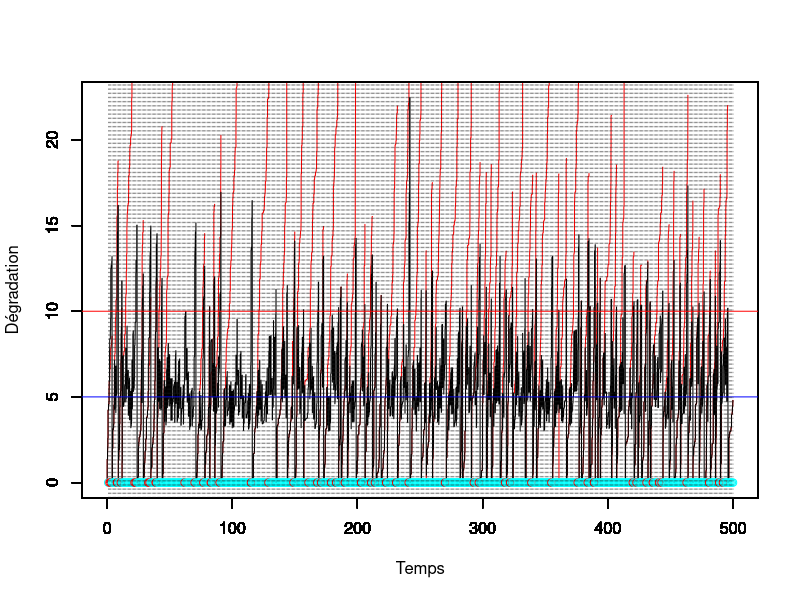
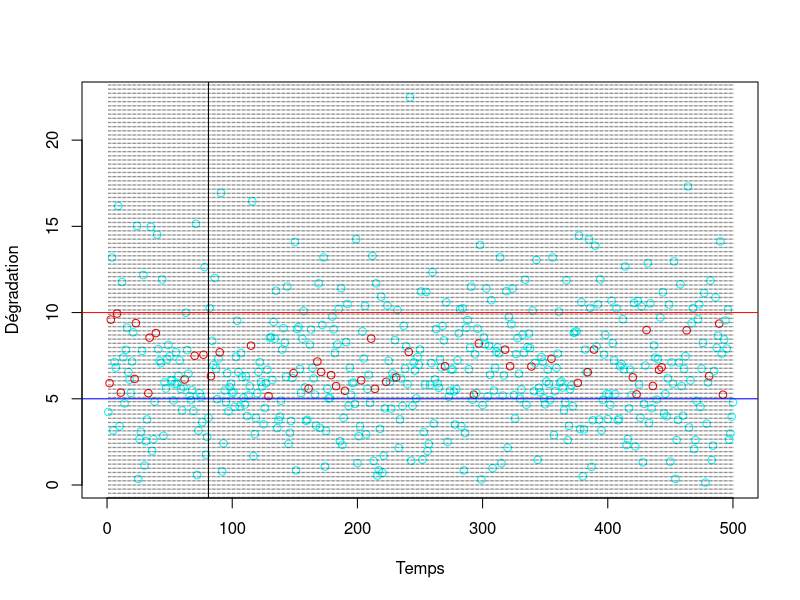

Source code (R) for these figures, in order: (Note: this script raises an error after producing the figures.)
#### Programme de simulation lorsqu'on observe uniquement la dégradation juste avant l'inspection
#### avec deux effets de la maintenance :
#### ARD inf avec rho in [0,1] avec proba p
#### ARD inf avec rho' pour les réparations néfastes avec proba 1-p

#############################
#############################
### PREPARATION DU SCRIPT ###
#############################
#############################

# Nettoyage
rm(list = ls())

# Chargement des packages
library(ggplot2)
library(tidyverse)

##################
##################
### PARAMETRES ###
##################
##################

# Intervalle inter-inspection
tau <- 1 
# Paramètre ARDinf pour les maintenances efficaces (avec proba p)
rho <- 0.4 
# Paramètre ARDinf pour les maintenances néfastes (avec proba 1-p)
rho_w <- 0.3 
# Proba que la maintenance préventive soit efficace
p <- 0.8 
# Seuil pour MP
L <- 5 
# Seuil pour MC
M <- 10 

# Paramètre de forme de Gamma a = alpha (t)^beta
alpha <- 2
# Paramètre de forme  de Gamma
beta <- 1 
# Paramètre d'échelle du Gamma
b <- 1.5   

# Vecteur des paramètres à estimer
theta <-c(alpha, beta, b, rho, rho_w, p)

###################################################################
###################################################################
### SIMULATION D'UN PROCESSUS JUSQU'A UN HORIZON DE TEMPS DONNE ###
###################################################################
###################################################################

# Fenêtre d'observation du processus
tps.final <- 500 
# Pas de temps pour la simulation
pas <- 0.01 
# Vecteur des instants de simulation
temps <- seq(from = 0,to = tps.final,by = pas)
n <- length(temps)

# Initialisation du nb de cycle de renouvellement
id.newcycle <- FALSE 

# Lombre d'inspections max pendant la fenêtre d'observation
nb.inspections <- floor(tps.final/tau) 

# Temps des inspections (t_i dans le papier)
temps.insp <-temps[tau/pas*(1:nb.inspections)+1] 

# Données observées (pendant les inspections, à t_j^-)
obs <- vector(mode = "numeric", length = nb.inspections)
# Données non observées : 1 si PM efficace, 0 si worse
vect.b <- rep(x = 1, times = nb.inspections) 
# Données observées : 1 si renouvellement
Delta.P <-rep(x = 0, times = nb.inspections) 

# Indicateur prochaine inspection
j <- 1 
# Identifier le j où nouveau cycle
j.newcycle <- 0
# Compteur de cycles
nb.cycles <- 1 

# Processus Gamma simulé : nb.lignes = nb.cycles
x <- matrix(nrow = nb.inspections, ncol = n) 
# Initialisation du processus Gamma = 0 à t = 0
x[nb.cycles,1] <- 0     
for(i in 2:n){
  x[nb.cycles, i] = x[nb.cycles, i-1] + rgamma(1,scale = b, shape = alpha*(temps[i]^beta-temps[i-1]^beta))
}
# Processus Gamma maintenu
y <- vector(mode = "numeric", length = n) 
# Processus Gamma maintenu
y.tilde <- vector(mode = "numeric", length = n) 
y[1] <- 0
y.tilde[1] <- 0

while (j <= nb.inspections) {
  # Boucle sur un cycle de renouvellement
  if (id.newcycle){
    # On resimule un x depuis 0
    # Initialisation du processus Gamma = 0 à t=0
    x[nb.cycles,1] = 0     
    for(i in 2:n){
      x[nb.cycles,i] = x[nb.cycles,i-1] + 
        rgamma(n = 1, scale = b, shape = alpha*(temps[i]^beta-temps[i-1]^beta))
    }
    id.newcycle <- FALSE
  }
  
  y.tilde[((j-1)*tau/pas+2):(j*(tau/pas)+1)] <-
    y[((j-1)*tau/pas+2):(j*(tau/pas)+1)]<-y[(j-1)*tau/pas+1] + 
    x[nb.cycles,((j-j.newcycle-1)*tau/pas+2):((j-j.newcycle)*(tau/pas)+1)] - 
    x[nb.cycles,(j-j.newcycle-1)*tau/pas+1]
  
  # Etat de dégradation à l'inspection (t_j^-)
  obs[j] <- y[j*tau/pas+1] 
  
  if (obs[j] < L) {
    print("no action")
  } else {
    if (obs[j]<M) {
      u <- runif(n = 1)
      if (u>p) vect.b[j] <- 0
      ifelse(u<=p, y[j*tau/pas+1] <- (1-rho)*y[j*tau/pas+1], y[j*tau/pas+1] <- (1+rho_w)*y[j*tau/pas+1])
       # on écrase (ARD infini)
    } else {
      y[j*tau/pas+1] <- 0
      id.newcycle <- TRUE
      j.newcycle <- j
      nb.cycles <- nb.cycles+1
      Delta.P[j] <- 1
    }
  }
  j <- j+1
}

# Indicatrice u_i
vect.u <- (obs<M)*(obs>L) 

#df <- data.frame(temps,x,y)
#mygraph <- ggplot(df,aes(x = temps)) +  
#  geom_line(aes(y = y), color = "darkred") +
#  geom_line(aes(y = x), color="steelblue", linetype="twodash") +
#  geom_abline(slope = 0,intercept = L,color="blue") +
#  geom_abline(slope = 0,intercept = M,color="red")

temps.cycle <- c(0, tau*which(obs>M), tps.final)
indice.temps.cycle <- c(1, tau/pas*(which(obs>M))+1, length(temps))

for (k in 1:nb.cycles){
  plot(x = temps[indice.temps.cycle[k]:indice.temps.cycle[k+1]], 
       y = x[k,1:(indice.temps.cycle[k+1]-indice.temps.cycle[k]+1)],
       col = "red", type = "l", ylim = c(0,max(y.tilde)), xlim = c(0,tps.final), xlab = "", ylab = "")
  par(new = TRUE)
}
plot(x = temps, y = y.tilde, type = "l", ylim = c(0,max(y.tilde)), xlim = c(0,tps.final), ylab = "",
     xlab = "")

par(new = TRUE)
vect.b.fact <- factor(vect.b)
mescouleurs <- rainbow(length(levels(vect.b.fact)))
plot(x = tau*(1:nb.inspections), y = numeric(length = nb.inspections), ylim = c(0,max(y.tilde)),
     type = "p", xlim = c(0,tps.final), xlab = "Temps", ylab = "Dégradation",
     col = mescouleurs[vect.b.fact])
abline(h = L, col = "blue")
abline(h = M, col = "red")
abline(v = tau*(1:nb.inspections), lty = 3, col = grey(0.1), lwd = 0.45)

vect.b.fact <- factor(vect.b)
mescouleurs <- rainbow(length(levels(vect.b.fact)))
plot(x = 1:nb.inspections, y = obs, type = "p", xlim = c(0,tps.final), xlab = "Temps",
     ylab = "Dégradation", col = mescouleurs[vect.b.fact])
abline(h = L, col = "blue")
abline(h = M, col = "red")
abline(v = tau*(1:nb.inspections), lty =3, col = grey(0.1), lwd = 0.45)
abline(v = 81)

###########################################
###########################################
### ESTIMATION DES PARAMETRES : ALGO EM ###
###########################################
###########################################

# Nombre d'itérations
K <- 50

# Initialisation des paramètres
hat.theta<-matrix(nrow = K+1, ncol = 6)
#hat.theta[1,] <- c(1.2,1.1,1.5,0.2,0.2,0.5) # (alpha,beta,b,rho,rho^\prime,p)
hat.theta[1,] <- theta

# On ne définit les p.tildes[i] que lorsque u_{i-1}=1 
ind.u <- which(vect.u[1:(nb.inspections-1)] == 1)

# Indice intervenant dans les sommes (i.e tel que u_{i-1}=1)
ind.i.u <- rep(x = 0, times = nb.inspections)
ind.i.u[ind.u+1] <- 1

# Indice i lorsque Delta_{i-1}=1
ind.Delta <- which(Delta.P == 1)

ind.i.Delta <- rep(x = 0, times = nb.inspections)
ind.i.Delta[ind.Delta+1] <- 1

# Définition des y_{t_{i-1}}
obs.pre <- c(0, obs[1:(nb.inspections-1)])*(1-ind.i.Delta)

temps.insp.pre <- c(0, temps.insp[1:(nb.inspections-1)])

data <- data.frame(temps.insp, temps.insp.pre, obs, obs.pre, vect.u, vect.b, ind.i.u, Delta.P, ind.i.Delta)

# On ne garde que les y_i tq u_{i-1}=1
data1 <- filter(data, ind.i.u == 1) 
#data0 <- filter(data,ind.i.u==0)

delta <- hat.theta[1,1]*(data$temps.insp^hat.theta[1,2]-data$temps.insp.pre^hat.theta[1,2])

#p.tilde <- (hat.theta[1,6]*dgamma(obs-(1-c(0,Delta.P[1:(nb.inspections-1)]))*(1-hat.theta[1,4])^(c(0,vect.u[1:(nb.inspections-1)]))*c(0,obs[1:(nb.inspections-1)]),delta,rate=hat.theta[1,3]))/(hat.theta[1,6]*dgamma(obs-(1-c(0,Delta.P[1:(nb.inspections-1)]))*(1-hat.theta[1,4])^(c(0,vect.u[1:(nb.inspections-1)]))*c(0,obs[1:(nb.inspections-1)]),delta,rate=hat.theta[1,3])+(1-hat.theta[1,6])*dgamma(obs-(1-c(0,Delta.P[(nb.inspections-1)]))*(1+hat.theta[1,5])^(c(0,vect.u[1:(nb.inspections-1)]))*c(0,obs[1:(nb.inspections-1)]),delta,rate=hat.theta[1,3]))
# p.tilde uniquement défini lorsque u_{i-1}=1
p.tilde <- ifelse(data1$obs/data1$obs.pre<=1, 1, 
                  (hat.theta[1,6]*dgamma(data$obs[ind.i.u==1]-(1-hat.theta[1,4])*data$obs.pre[ind.i.u==1],delta[ind.i.u==1],rate=hat.theta[1,3]))/(hat.theta[1,6]*dgamma(data$obs[ind.i.u==1]-(1-hat.theta[1,4])*data$obs.pre[ind.i.u==1],delta[ind.i.u==1],rate=hat.theta[1,3])+(1-hat.theta[1,6])*dgamma(data$obs[ind.i.u==1]-(1+hat.theta[1,5])*data$obs.pre[ind.i.u==1],delta[ind.i.u==1],rate=hat.theta[1,3])))

data.temp <- data.frame(data1, p.tilde)
data1.rhow <- filter(data.temp, p.tilde<1)

# Définition de la borne inf pour rho
lower.rho <- max(1-data1$obs/data1$obs.pre)

# Définition de la borne sup pour rhow en enlevant les cas où p.tilde = 1
upper.rhow <- min(data1.rhow$obs/data1.rhow$obs.pre-1)

#data1.rho<-filter(data1,comp.p.tilde>0)

# forcer les p.tilde = 1 lorsque y_i/y_{i-1}<1 !

# p.tilde[which(data1$obs/data1$obs.pre<=1)] <- 1

for (k in 2:(K+1)){
  # Mise à jour de p
  hat.theta[k,6] <- mean(p.tilde)
  # Calcul des delta_i
  # Mise à jour de b
  num.b <- sum(hat.theta[k-1,1]*(temps.insp^hat.theta[k-1,2]-(c(0,temps.insp[1:(nb.inspections-1)]))^hat.theta[k-1,2]))
  det.b.1 <- sum(data$obs[ind.i.u==0]-data$obs.pre[ind.i.u==0])
  det.b.2 <- sum(p.tilde*(data$obs[ind.i.u==1]-(1-hat.theta[k-1,4])*data$obs.pre[ind.i.u==1])+(1-p.tilde)*(data$obs[ind.i.u==1]-(1+hat.theta[k-1,5])*data$obs.pre[ind.i.u==1]))
  det.b <- det.b.1+det.b.2  
  hat.theta[k,3] <- num.b/det.b 
  # Pour la mise à jour de rho et rho_w, on utilise optim car uniroot ne marche pas... 
  # En effet, plusieurs valeurs annulent la dérivée...
  f.rho <- Vectorize(function(x){
    y.rho <- data$obs[ind.i.u==1] - (1-x)*data$obs.pre[ind.i.u==1]
    logy.rho <- ifelse(y.rho<=0,-1e8,log(y.rho))
    res <- -hat.theta[k,3]*sum(p.tilde*y.rho)+sum(p.tilde*(delta[ind.i.u==1]-1)*logy.rho)
    return(res)
  })
  hat.theta[k,4] <- optimize(f = f.rho, interval = c(lower.rho,1), maximum = TRUE)$maximum
  f.rhow <- Vectorize(function(x){
    # UNE COUILLE ICI 
    # cond <- (p.tilde < 1) & (ind.i.u == 1)
    delta.rhow <- hat.theta[k-1,1]*(data1.rhow$temps.insp^hat.theta[k-1,2]-data1.rhow$temps.insp.pre^hat.theta[k-1,2])
    # 
    y.rhow <-data1.rhow$obs - (1+x)*data1.rhow$obs.pre
    # logy.rhow<-ifelse(y.rhow<=0,-Inf,log(y.rhow))
    logy.rhow <- ifelse(y.rhow<=0,- 1e8, log(y.rhow))
    res <- -hat.theta[k,3]*sum((1-data1.rhow$p.tilde)*y.rhow)+sum((1-data1.rhow$p.tilde)*(delta.rhow-1)*logy.rhow)
    return(res)
  })
  
  hat.theta[k,5] <- optimize(f = f.rhow, interval = c(0,upper.rhow), maximum = TRUE)$maximum
  # Mise à jour de alpha et beta
  y.u.0 <- data$obs[ind.i.u==0]-(1-Delta.P[ind.i.u==0])*data$obs.pre[ind.i.u==0]
  y.rho  <- data$obs[ind.i.u==1]-(1-hat.theta[k,4])*data$obs.pre[ind.i.u==1]
  y.rhow <- data$obs[ind.i.u==1]-(1+hat.theta[k,5])*data$obs.pre[ind.i.u==1]
  logy.u.O <- ifelse(y.u.0<=0, -1e8, log(y.u.0))
  logy.rho <-ifelse(y.rho<=0, -1e8, log(y.rho))
  #logy.rhow <- ifelse(y.rhow<=0, -1e8, log(y.rhow))
  logy.rhow <- y.rhow
  idx <- which(y.rhow<=0)
  logy.rhow[idx] <- -1e8
  logy.rhow[-idx] <- -log(y.rhow[-idx])
  
  f.ab <- Vectorize(function(x){
    delta.u.0 <- x[1]*(data$temps.insp[ind.i.u==0]^x[2]-data$temps.insp.pre[ind.i.u==0]^x[2])
    delta.u.1 <- x[1]*(data$temps.insp[ind.i.u==1]^x[2]-data$temps.insp.pre[ind.i.u==1]^x[2])
    delta.n   <- x[1]*(data$temps.insp^x[2]-data$temps.insp.pre^x[2]) # tous les delta_i
    res <- sum(delta.n)*log(hat.theta[k,3])-sum(log(gamma(delta.n)))+sum((delta.u.0-1)*logy.u.O)+sum(p.tilde*(delta.u.1-1)*logy.rho+(1-p.tilde)*(delta.u.1-1)*ifelse(p.tilde==1,0,logy.rhow))
    return(res)
  })
  hat.theta[k,1:2] <- optim(par = hat.theta[k-1,1:2], fn = f.ab, control = list(fnscale=-1))$par
  # Mise à jour des delta.i
  delta <- hat.theta[k,1]*(data$temps.insp^hat.theta[k,2]-data$temps.insp.pre^hat.theta[k,2])
  # Mise à jour des p.tilde
  p.tilde <- ifelse(data1$obs/data1$obs.pre<=1, 1, (hat.theta[k,6]*dgamma(data$obs[ind.i.u==1]-(1-hat.theta[k,4])*data$obs.pre[ind.i.u==1],delta[ind.i.u==1],rate=hat.theta[k,3]))/(hat.theta[k,6]*dgamma(data$obs[ind.i.u==1]-(1-hat.theta[k,4])*data$obs.pre[ind.i.u==1],delta[ind.i.u==1],rate=hat.theta[k,3])+(1-hat.theta[k,6])*dgamma(data$obs[ind.i.u==1]-(1+hat.theta[k,5])*data$obs.pre[ind.i.u==1],delta[ind.i.u==1],rate=hat.theta[k,3])))

  data.temp <- data.frame(data1,p.tilde)
  data1.rhow <- filter(data.temp,p.tilde<1)
  upper.rhow <- min(data1.rhow$obs/data1.rhow$obs.pre-1)

  print(paste("la valeur de alpha à l'étape ",k," est : ",hat.theta[k,1]))
  print(paste("la valeur de beta à l'étape ",k," est : ",hat.theta[k,2]))
  print(paste("la valeur de b à l'étape ",k," est : ",hat.theta[k,3]))
  print(paste("la valeur de rho à l'étape ",k," est : ",hat.theta[k,4]))
  print(paste("la valeur de rho_w à l'étape ",k," est : ",hat.theta[k,5]))
  print(paste("la valeur de p à l'étape ",k," est : ",hat.theta[k,6]))
  print("==============================================================")
}

# Identifier les p.tildes <1
ind.poor.maintenance <- which(data1$vect.b==0)

# Maintenance où yappartient à [L,M]
cbind(temps.insp[ind.u],vect.b[ind.u],1-p.tilde)

# PLOT 
par(mfrow = c(2, 3))
plot(hat.theta[, 1], type = "l", lwd = 2, ylim = c(0,2*alpha),xlab="k",ylab="alpha")
abline(h = alpha, col = "red", lwd = 2)^
plot(hat.theta[, 2], type = "l", lwd = 2, ylim = c(0,2*beta),xlab="k",ylab="beta")
abline(h = beta, col = "red", lwd = 2)
plot(hat.theta[, 3], type = "l", lwd = 2, ylim = c(0,2*b),xlab="k",ylab="b")
abline(h = b, col = "red", lwd = 2)
plot(hat.theta[, 4], type = "l", lwd = 2, ylim = c(0,1),xlab="k",ylab="rho")
abline(h = rho, col = "red", lwd = 2)
plot(hat.theta[, 5], type = "l", lwd = 2, ylim = c(0,1),xlab="k",ylab="rho_w")
abline(h = rho_w, col = "red", lwd = 2)
plot(hat.theta[, 6], type = "l", lwd = 2, ylim = c(0,1),xlab="k",ylab="p")
abline(h = p, col = "red", lwd = 2)
